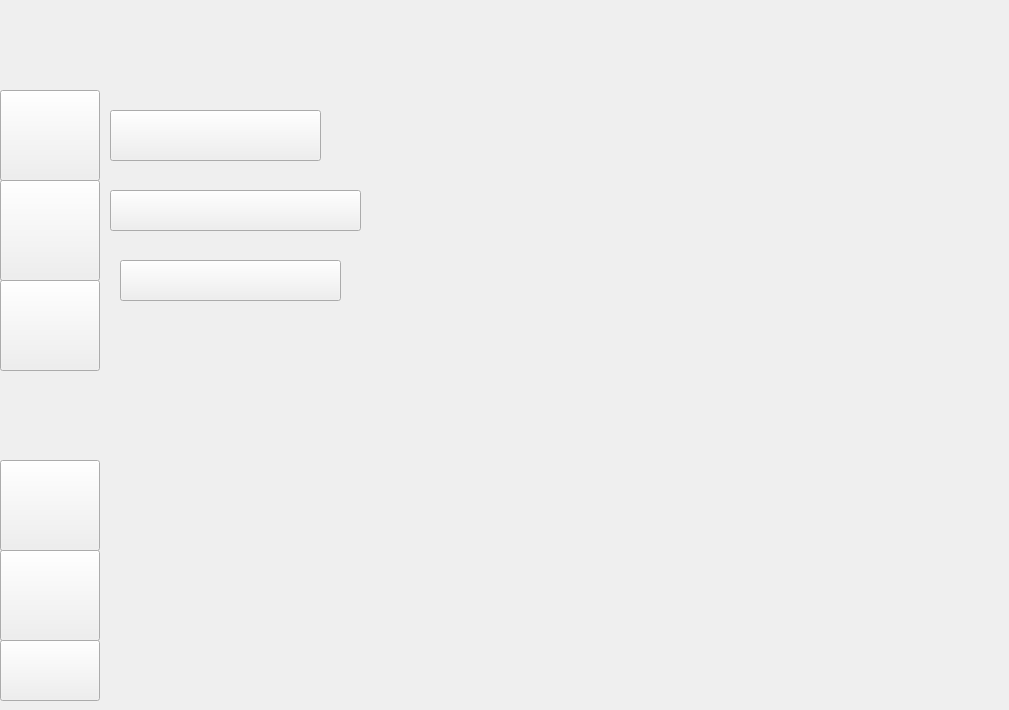
    <widget class="QWidget" name="page_13">
     <widget class="QLabel" name="label_13">
      <property name="geometry">
       <rect>
        <x>0</x>
        <y>0</y>
        <width>1000</width>
        <height>700</height>
       </rect>
      </property>
      <property name="text">
       <string/>
      </property>
      <property name="pixmap">
       <pixmap resource="resources.qrc">:/resources/Clases.png</pixmap>
      </property>
      <property name="scaledContents">
       <bool>true</bool>
      </property>
     </widget>
     <widget class="QPushButton" name="pushButton_34">
      <property name="geometry">
       <rect>
        <x>0</x>
        <y>90</y>
        <width>100</width>
        <height>91</height>
       </rect>
      </property>
      <property name="text">
       <string/>
      </property>
     </widget>
     <widget class="QPushButton" name="pushButton_35">
      <property name="geometry">
       <rect>
        <x>0</x>
        <y>180</y>
        <width>100</width>
        <height>101</height>
       </rect>
      </property>
      <property name="text">
       <string/>
      </property>
     </widget>
     <widget class="QPushButton" name="pushButton_36">
      <property name="geometry">
       <rect>
        <x>0</x>
        <y>280</y>
        <width>100</width>
        <height>91</height>
       </rect>
      </property>
      <property name="text">
       <string/>
      </property>
     </widget>
     <widget class="QPushButton" name="pushButton_37">
      <property name="geometry">
       <rect>
        <x>110</x>
        <y>110</y>
        <width>211</width>
        <height>51</height>
       </rect>
      </property>
      <property name="text">
       <string/>
      </property>
     </widget>
     <widget class="QPushButton" name="pushButton_38">
      <property name="geometry">
       <rect>
        <x>110</x>
        <y>190</y>
        <width>251</width>
        <height>41</height>
       </rect>
      </property>
      <property name="text">
       <string/>
      </property>
     </widget>
     <widget class="QPushButton" name="pushButton_39">
      <property name="geometry">
       <rect>
        <x>120</x>
        <y>260</y>
        <width>221</width>
        <height>41</height>
       </rect>
      </property>
      <property name="text">
       <string/>
      </property>
     </widget>
     <widget class="QPushButton" name="pushButton_80">
      <property name="geometry">
       <rect>
        <x>0</x>
        <y>460</y>
        <width>100</width>
        <height>91</height>
       </rect>
      </property>
      <property name="text">
       <string/>
      </property>
     </widget>
     <widget class="QPushButton" name="pushButton_150">
      <property name="geometry">
       <rect>
        <x>0</x>
        <y>550</y>
        <width>100</width>
        <height>91</height>
       </rect>
      </property>
      <property name="text">
       <string/>
      </property>
     </widget>
     <widget class="QPushButton" name="pushButton_163">
      <property name="geometry">
       <rect>
        <x>0</x>
        <y>640</y>
        <width>100</width>
        <height>61</height>
       </rect>
      </property>
      <property name="text">
       <string/>
      </property>
     </widget>
    </widget>
